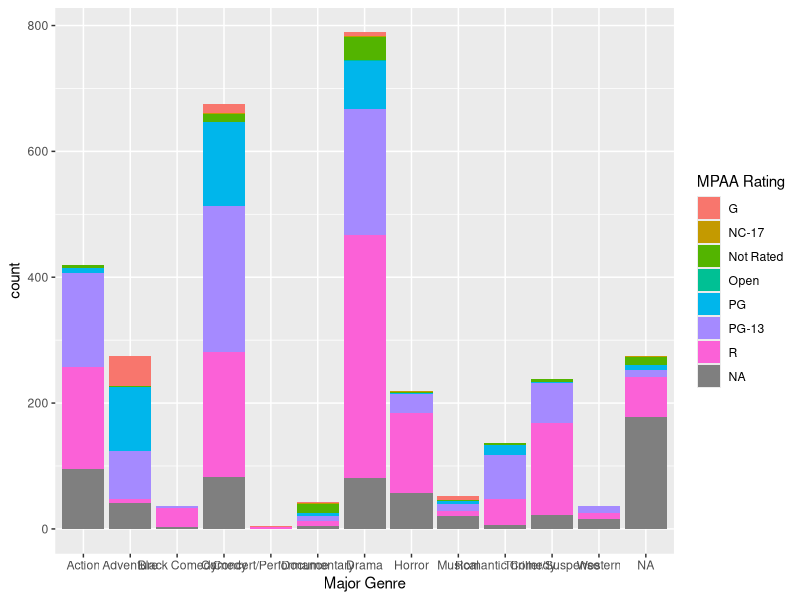

R code for this plot:
library(tidyverse)

df <- read_csv("data/movies.csv")
ggplot(df) +
  geom_bar(aes(
    x = `Major Genre`,
    fill = `MPAA Rating`
  ))
